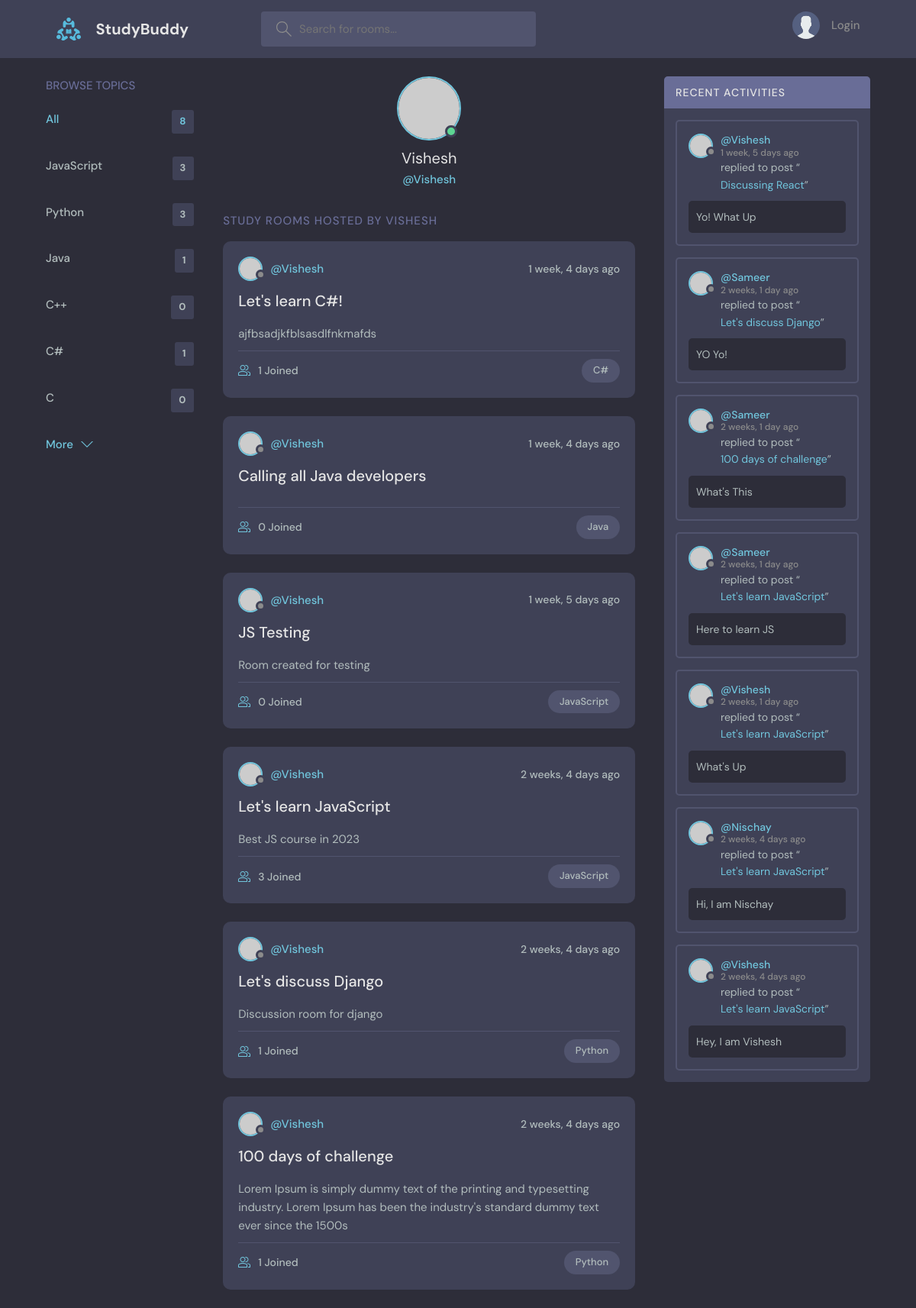
Page /profile/1/ on the committed database.
### base/models.py (models this page shows, shortened)
class Topic(models.Model):
    name = models.CharField(max_length=200)
    def __str__(self) -> str:
        return self.name

class Room(models.Model):
    host = models.ForeignKey(User, on_delete=models.SET_NULL, null=True)
    topic = models.ForeignKey(Topic, on_delete=models.SET_NULL, null=True)
    name = models.CharField(max_length=200)
    description = models.TextField(null=True, blank=True)
    participants = models.ManyToManyField(User, related_name='participants', blank=True)
    updated = models.DateTimeField(auto_now=True)
    created = models.DateTimeField(auto_now_add=True)
    def __str__(self) -> str:
        return self.name
    class Meta:
        ordering = ['-updated', '-created']

class Message(models.Model):
    user = models.ForeignKey(User, on_delete=models.CASCADE)
    room = models.ForeignKey(Room, on_delete=models.CASCADE)
    body = models.TextField()
    updated = models.DateTimeField(auto_now=True)
    created = models.DateTimeField(auto_now_add=True)
    class Meta:
        ordering = ['-updated', '-created']

### base/views.py (the view)
# urls.py: path('profile/<str:pk>/', views.userProfile, name="user-profile"),
def userProfile(request, pk):
    user = User.objects.get(id=pk)
    q = request.GET.get('q')
    topics = Topic.objects.all()
    rooms = Room.objects.all()
    msgs = Message.objects.all()  # ordering set in Message class in models using Meta dunctionality
    if q != None:
        rooms = Room.objects.filter(Q(topic__name__icontains=q) | Q(name__icontains=q) | Q(description__icontains=q))
        msgs = Message.objects.filter(Q(room__topic__name__icontains=q))
    room_count = rooms.count()
    context = {'user' : user, 'rooms' : rooms, 'topics' : topics, 'room_count' : room_count, 'all_messages' : msgs}
    return render(request, 'base/profile.html', context)

### base/templates/base/profile.html (shortened to what this page needs)
{% extends 'main.html' %}
{% block content %}
  <main class="profile-page layout layout--3">
    <div class="container">
      {% include 'base/topics_component.html' %}
      <div class="roomList">
        <div class="profile">
          <div class="profile__avatar">
            <div class="avatar avatar--large active">
              <img src="https://randomuser.me/api/portraits/men/11.jpg" />
            </div>
          </div>
          <div class="profile__info">
            <h3>{{user.username}}</h3>
            <p>@{{user.username}}</p>
          </div>
        </div>
        <div class="roomList__header">
          <div>
            <h2>Study Rooms Hosted by {{user.username}}</a>
            </h2>
          </div>
        </div>
        {% for room in rooms %}
        {% if room.host == user %}
    <div class="roomListRoom">
        <div class="roomListRoom__header">
            <a href="{% url 'user-profile' room.host.id %}" class="roomListRoom__author">
                <div class="avatar avatar--small">
                    <img src="https://randomuser.me/api/portraits/women/11.jpg" />
                </div>
                <span>@{{room.host.username}}</span>
            </a>
            <div class="roomListRoom__actions">
                <span>{{room.created|timesince}} ago</span>
            </div>
        </div>
        <div class="roomListRoom__content">
            <a href="{% url 'room' room.id %}">{{room.name}}</a>
            <p>
                {{room.description}}
            </p>
        </div>
        <div class="roomListRoom__meta">
            <a class="roomListRoom__joined">
                {{room.participants.count}} Joined
            </a>
            <p class="roomListRoom__topic">{{room.topic}}</p>
        </div>
    </div>
    {% endif %}
    {% endfor %}
      </div>
      {% include 'base/activity_component.html' %}
    </div>
  </main>
{% endblock content %}

### templates/main.html (shortened to what this page needs)
<!DOCTYPE html>
{% load static %}
<html lang="en">
  <head>
    <link rel="stylesheet" href="{% static 'styles/style.css' %}" />
  </head>
  <body>
    {% include 'navbar.html' %}
    {% block content %}
    {% endblock content %}
  </body>
</html>

### templates/navbar.html (shortened to what this page needs)
{% load static %}
<header class="header header--loggedIn">
  <div class="container">
    <a href="{% url 'home' %}" class="header__logo">
      <img src="{% static 'images/logo.svg' %}" />
      <h1>StudyBuddy</h1>
    </a>
    <form class="header__search" method="GET" action="{% url 'home' %}">
      <label>
        <input placeholder="Search for rooms..." type="text" name="q" />
      </label>
    </form>
    <nav class="header__menu">
      {% if request.user.is_authenticated %}
      <div class="header__user">
        <a href="{% url 'user-profile' request.user.id %}">
          <div class="avatar avatar--medium active">
            <img src="https://randomuser.me/api/portraits/men/37.jpg" />
          </div>
          <p>
            {{request.user.username}}<span>@{{request.user.username}}</span>
          </p>
        </a>
        <button class="dropdown-button">
          <svg
            version="1.1"
            xmlns="http://www.w3.org/2000/svg"
            width="32"
            height="32"
            viewBox="0 0 32 32"
          >
            <title>chevron-down</title>
            <path d="M16 21l-13-13h-3l16 16 16-16h-3l-13 13z"></path>
          </svg>
        </button>
      </div>
      {% else %}
      <a href="{% url 'login' %}">
        <img src="{% static 'images/avatar.svg' %}" />
        <p>Login</p>
      </a>
      {% endif %}
    </nav>
  </div>
</header>

### base/templates/base/topics_component.html
<div class="topics">
    <div class="topics__header">
        <h2>Browse Topics</h2>
    </div>
    <ul class="topics__list">
        <li>
            <a href="{% url 'home' %}" class="active">All <span>{{room_count}}</span></a>
        </li>
        {% for topic in topics %}
        <li>
            <a href="{% url 'home' %}?q={{topic.name}}">{{topic.name}} <span>{{topic.room_set.all.count}}</span></a>
        </li>
        {% endfor %}
    </ul>
    <a class="btn btn--link" href="{% url 'topics' %}">
        More
        <svg version="1.1" xmlns="http://www.w3.org/2000/svg" width="32" height="32" viewBox="0 0 32 32">
            <title>chevron-down</title>
            <path d="M16 21l-13-13h-3l16 16 16-16h-3l-13 13z"></path>
        </svg>
    </a>
</div>

### base/templates/base/activity_component.html (shortened to what this page needs)
<div class="activities">
  <div class="activities__header">
    <h2>Recent Activities</h2>
  </div>
  {% for m in all_messages %}
  <div class="activities__box">
    <div class="activities__boxHeader roomListRoom__header">
      <a href="{% url 'user-profile' m.user.id %}" class="roomListRoom__author">
        <div class="avatar avatar--small">
          <img src="https://randomuser.me/api/portraits/women/11.jpg" />
        </div>
        <p>
          @{{m.user.username}}
          <span>{{m.created|timesince}} ago</span>
        </p>
      </a>
    </div>
    <div class="activities__boxContent">
      <p>
        replied to post “<a href="{% url 'room' m.room.id %}">{{m.room}}</a>”
      </p>
      <div class="activities__boxRoomContent">
        {{m.body}}
      </div>
    </div>
  </div>
  {% endfor %}
</div>

### rows in the picture
Topic: name "JavaScript", room_set.all.count "3"
Topic: name "Python", room_set.all.count "3"
Topic: name "Java", room_set.all.count "1"
Topic: name "C++", room_set.all.count "0"
Topic: name "C#", room_set.all.count "1"
Topic: name "C", room_set.all.count "0"
Room: host.username "Vishesh", created "1 week, 4 days", name "Let's learn C#!", description "ajfbsadjkfblsasdlfnkmafds", participants.count "1", topic "C#"
Room: host.username "Vishesh", created "1 week, 4 days", name "Calling all Java developers", participants.count "0", topic "Java"
Room: host.username "Vishesh", created "1 week, 5 days", name "JS Testing", description "Room created for testing", participants.count "0", topic "JavaScript"
Room: host.username "Vishesh", created "2 weeks, 4 days", name "Let's learn JavaScript", description "Best JS course in 2023", participants.count "3", topic "JavaScript"
Room: host.username "Vishesh", created "2 weeks, 4 days", name "Let's discuss Django", description "Discussion room for django", participants.count "1", topic "Python"
Room: host.username "Vishesh", created "2 weeks, 4 days", name "100 days of challenge", description "Lorem Ipsum is simply dummy text of the printing and typesetting industry. Lorem Ipsum has been the industry's standard dummy text ever since the 1500s", participants.count "1", topic "Python"
Message: user.username "Vishesh", created "1 week, 5 days", room "Discussing React", body "Yo! What Up"
Message: user.username "Sameer", created "2 weeks, 1 day", room "Let's discuss Django", body "YO Yo!"
Message: user.username "Sameer", created "2 weeks, 1 day", room "100 days of challenge", body "What's This"
Message: user.username "Sameer", created "2 weeks, 1 day", room "Let's learn JavaScript", body "Here to learn JS"
Message: user.username "Vishesh", created "2 weeks, 1 day", room "Let's learn JavaScript", body "What's Up"
Message: user.username "Nischay", created "2 weeks, 4 days", room "Let's learn JavaScript", body "Hi, I am Nischay"
Message: user.username "Vishesh", created "2 weeks, 4 days", room "Let's learn JavaScript", body "Hey, I am Vishesh"

### other values in the picture
{{ room_count }} "8"
{{ user.username }} "Vishesh"
{{ user.username }} "VISHESH"
